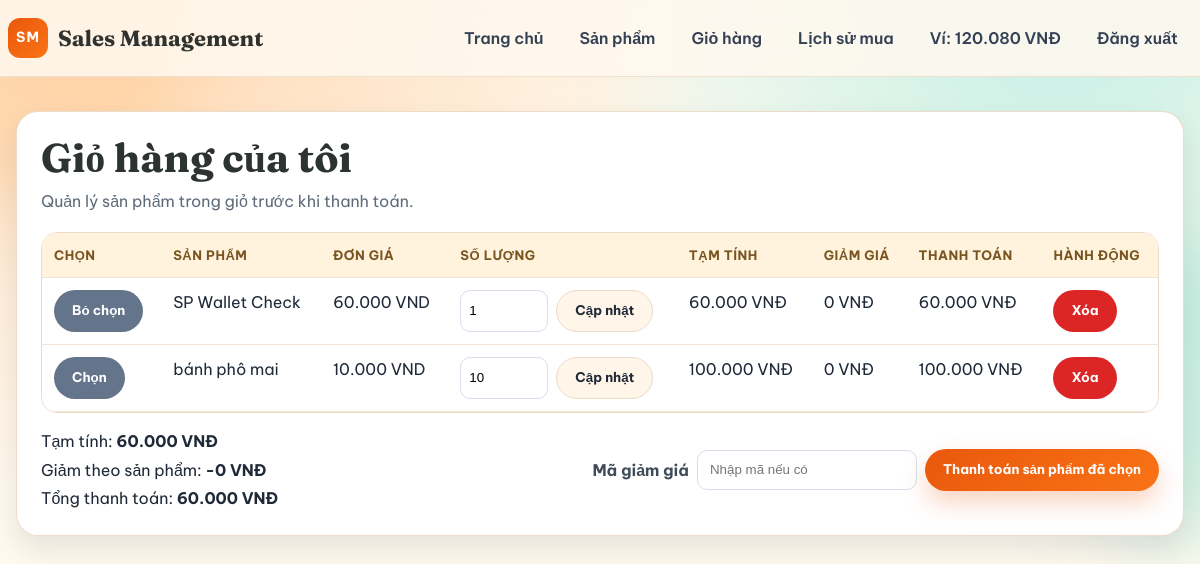
The app's page /cart/ (signed in), older data.
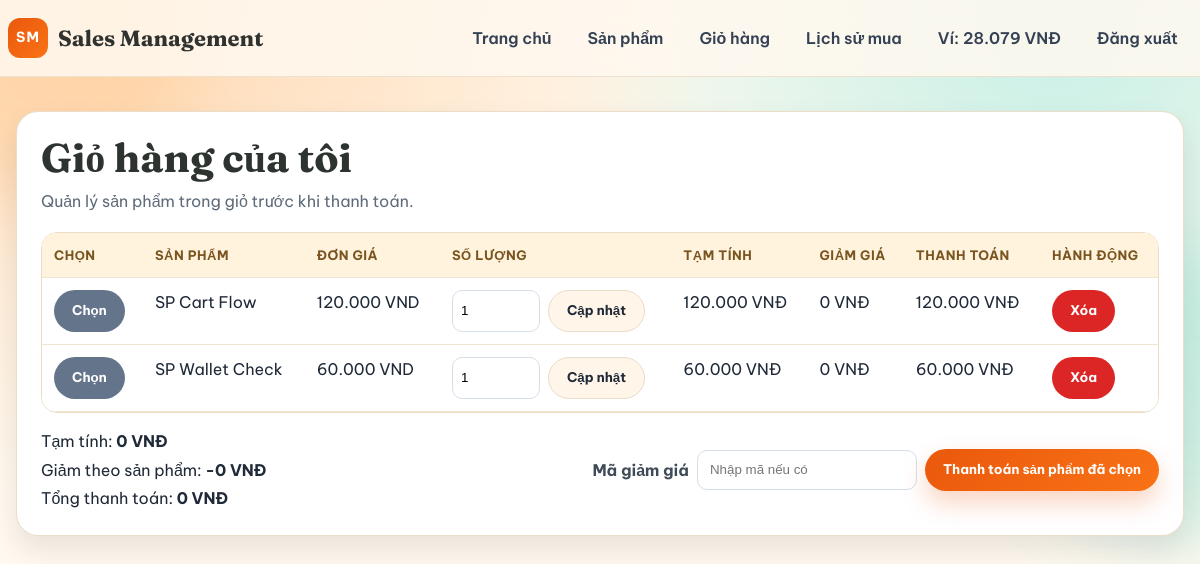
The same page, newer data.
### orders/models.py (models this page shows, shortened)
class CartItem(models.Model):
    cart = models.ForeignKey(Cart, on_delete=models.CASCADE, related_name='items')
    product = models.ForeignKey(Product, on_delete=models.CASCADE, related_name='cart_items')
    quantity = models.PositiveIntegerField(default=1)
    isSelected = models.BooleanField(default=True)
    class Meta:
        constraints = [
            models.UniqueConstraint(fields=['cart', 'product'], name='unique_cart_product')
        ]

### products/models.py (models this page shows, shortened)
class Product(models.Model):
    CATEGORY_CHOICES = [
        ('banh-keo', 'Bánh kẹo'),
        ('nuoc-uong', 'Nước uống'),
        ('thuc-pham', 'Thực phẩm'),
        ('do-kho', 'Đồ khô'),
        ('do-hop', 'Đồ hộp'),
        ('quan-ao', 'Quần áo'),
        ('giay-dep', 'Giày dép'),
        ('phu-kien', 'Phụ kiện'),
        ('do-gia-dung', 'Đồ gia dụng'),
        ('my-pham', 'Mỹ phẩm'),
        ('do-dien-tu', 'Đồ điện tử'),
    ]
    productName = models.CharField(max_length=200)
    category = models.CharField(
        max_length=50,
        choices=CATEGORY_CHOICES,
        default='thuc-pham'
    )
    slug = models.SlugField(max_length=220, unique=True, blank=True)
    description = models.TextField(blank=True, null=True)
    price = models.DecimalField(max_digits=12, decimal_places=2)
    discountPercent = models.DecimalField(
        max_digits=5,
        decimal_places=2,
        default=Decimal('0'),
        validators=[MinValueValidator(Decimal('0')), MaxValueValidator(Decimal('100'))],
    )
    stockQuantity = models.PositiveIntegerField(default=0)
    image = models.ImageField(upload_to=product_image_upload_path, blank=True, null=True)
    created_at = models.DateTimeField(auto_now_add=True)
    @property
    def formatted_price(self):
        try:
            amount = int(Decimal(self.price).quantize(Decimal('1'), rounding=ROUND_HALF_UP))
        except (TypeError, ValueError, InvalidOperation):
            return ''
        return f"{amount:,}".replace(',', '.') + " VND"
    @property
    def clamped_discount_percent(self):
        try:
            discount = Decimal(self.discountPercent or 0)
        except (TypeError, ValueError, InvalidOperation):
            return Decimal('0')
        return max(Decimal('0'), min(Decimal('100'), discount))

### orders/views.py (the view)
# urls.py: path('cart/', CartView.as_view(), name='cart'),
class CartView(CustomerRequiredMixin, View):
    template_name = 'orders/cart.html'
    def get(self, request):
        cart, _ = Cart.objects.get_or_create(customer=request.customer_profile)
        try:
            wallet_balance = request.customer_profile.wallet.balance
        except Wallet.DoesNotExist:
            wallet_balance = 0
        items = list(cart.items.select_related('product').order_by('-id'))
        selected_subtotal = Decimal('0')
        selected_discount = Decimal('0')
        selected_total = Decimal('0')
        for item in items:
            line_amounts = calculate_line_amounts(item.product, item.quantity)
            item.display_subtotal = line_amounts['subtotal']
            item.display_discount = line_amounts['discount_amount']
            item.display_total = line_amounts['total']
            if item.isSelected:
                selected_subtotal += line_amounts['subtotal']
                selected_discount += line_amounts['discount_amount']
                selected_total += line_amounts['total']
        return render(request, self.template_name, {
            'cart': cart,
            'items': items,
            'wallet_balance': wallet_balance,
            'selected_subtotal': selected_subtotal,
            'selected_discount': selected_discount,
            'selected_total': selected_total,
        })

### accounts/templatetags/currency.py (called while the page is built)
@register.filter(name='vnd')
def vnd(value):
    try:
        amount = int(value or 0)
    except (TypeError, ValueError):
        return '0'
    return f'{amount:,}'.replace(',', '.')

### orders/views.py (called while the page is built)
def calculate_line_amounts(product, quantity):
    unit_price = Decimal(product.price or 0)
    line_subtotal = unit_price * Decimal(quantity)
    discount_percent = Decimal(product.clamped_discount_percent or 0)
    line_discount = (line_subtotal * discount_percent / Decimal('100')).quantize(
        Decimal('1'),
        rounding=ROUND_HALF_UP,
    )
    line_subtotal = line_subtotal.quantize(Decimal('1'), rounding=ROUND_HALF_UP)
    line_total = line_subtotal - line_discount
    if line_total < 0:
        line_total = Decimal('0')
    return {
        'subtotal': line_subtotal,
        'discount_percent': discount_percent,
        'discount_amount': line_discount,
        'total': line_total,
    }

### templates/orders/cart.html (shortened to what the changed rows need)
{% load static currency %}
<!doctype html>
<html lang="vi">
  <head>
    <link rel="stylesheet" href="{% static 'css/page_theme.css' %}" />
    <link rel="stylesheet" href="{% static 'css/cart.css' %}" />
  </head>
  <body>
    <header class="site-header">
      <div class="container nav-wrap">
        <nav class="main-nav">
          <a href="{% url 'home' %}" class="nav-link">Trang chủ</a>
          <a href="{% url 'product_list' %}" class="nav-link">Sản phẩm</a>
          <a href="{% url 'cart' %}" class="nav-link">Giỏ hàng</a>
          <a href="{% url 'order_history' %}" class="nav-link">Lịch sử mua</a>
          <a href="{% url 'wallet' %}" class="nav-link">Ví: {{ wallet_balance|vnd }} VNĐ</a>
          <a href="{% url 'logout' %}" class="nav-link">Đăng xuất</a>
        </nav>
      </div>
    </header>
    <main class="cart-page">
      <div class="container">
        <section class="page-card">
          <div class="page-head">
            <h1>Giỏ hàng của tôi</h1>
          </div>
          {% if items %}
          <div class="table-wrap">
            <table>
              <thead>
                <tr>
                  <th>Chọn</th>
                  <th>Sản phẩm</th>
                  <th>Đơn giá</th>
                  <th>Số lượng</th>
                  <th>Tạm tính</th>
                  <th>Giảm giá</th>
                  <th>Thanh toán</th>
                  <th>Hành động</th>
                </tr>
              </thead>
              <tbody>
                {% for item in items %}
                <tr>
                  <td>
                    <form method="post" action="{% url 'cart_item_select' item.id %}" class="inline-form">
                      <button type="submit" class="btn btn-muted">
                        {% if item.isSelected %}Bỏ chọn{% else %}Chọn{% endif %}
                      </button>
                    </form>
                  </td>
                  <td>{{ item.product.productName }}</td>
                  <td>
                    {% if item.product.clamped_discount_percent > 0 %}
                    <div>{{ item.product.formatted_discounted_price }}</div>
                    <small>{{ item.product.formatted_price }} (-{{ item.product.clamped_discount_percent|floatformat:"-2" }}%)</small>
                    {% else %}
                    {{ item.product.formatted_price }}
                    {% endif %}
                  </td>
                  <td>
                    <form method="post" action="{% url 'cart_item_update' item.id %}" class="inline-form">
                      <div class="qty-wrap">
                        <input
                          type="number"
                          min="1"
                          max="{{ item.product.stockQuantity }}"
                          name="quantity"
                          value="{{ item.quantity }}"
                          required
                        />
                        <button type="submit" class="btn btn-secondary">Cập nhật</button>
                      </div>
                    </form>
                  </td>
                  <td>{{ item.display_subtotal|vnd }} VNĐ</td>
                  <td>{{ item.display_discount|vnd }} VNĐ</td>
                  <td>{{ item.display_total|vnd }} VNĐ</td>
                  <td>
                    <form method="post" action="{% url 'cart_item_remove' item.id %}" class="inline-form">
                      <button type="submit" class="btn btn-danger">Xóa</button>
                    </form>
                  </td>
                </tr>
                {% endfor %}
              </tbody>
            </table>
          </div>
          <div class="cart-summary">
            <div class="summary-lines">
              <p>Tạm tính: <strong>{{ selected_subtotal|vnd }} VNĐ</strong></p>
              <p>Giảm theo sản phẩm: <strong>-{{ selected_discount|vnd }} VNĐ</strong></p>
              <p>Tổng thanh toán: <strong>{{ selected_total|vnd }} VNĐ</strong></p>
            </div>
            <form method="post" action="{% url 'cart_checkout' %}" class="checkout-form">
              <label for="cart-discount-code">Mã giảm giá</label>
              <input
                id="cart-discount-code"
                type="text"
                name="discount_code"
                class="discount-code-input"
                placeholder="Nhập mã nếu có"
              />
              <button type="submit" class="btn btn-primary">Thanh toán sản phẩm đã chọn</button>
            </form>
          </div>
          {% else %}
          <p class="empty-state cart-empty">Giỏ hàng đang trống.</p>
          {% endif %}
        </section>
      </div>
    </main>
  </body>
</html>

Row changes from the older to the newer data that the page shows:
removed CartItem: isSelected "Chọn", product.productName "bánh phô mai", product.formatted_price "10.000 VND", quantity "10", display_subtotal|vnd "100.000", display_discount|vnd "0", display_total|vnd "100.000"
added CartItem: isSelected "Chọn", product.productName "SP Cart Flow", product.formatted_price "120.000 VND", quantity "1", display_subtotal|vnd "120.000", display_discount|vnd "0", display_total|vnd "120.000"
changed CartItem "SP Wallet Check": isSelected "Bỏ chọn" → "Chọn"
Text that changed along with them:
{{ wallet_balance|vnd }}: "120.080" → "28.079"
{{ selected_subtotal|vnd }}: "60.000" → "0"
{{ selected_total|vnd }}: "60.000" → "0"
